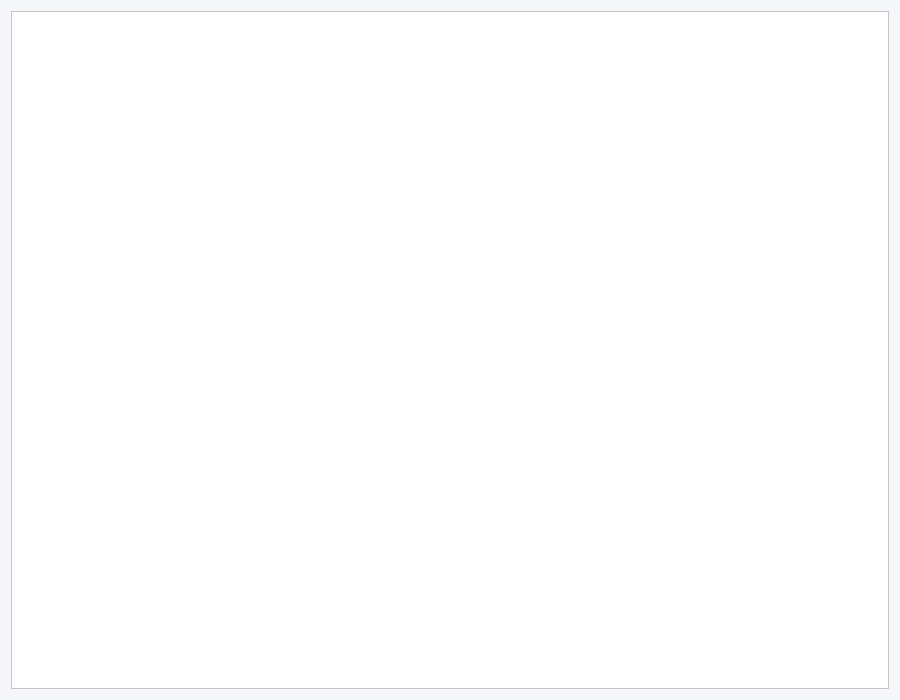
<?xml version="1.0" encoding="UTF-8"?>
<ui version="4.0">
 <class>TableWidget</class>
 <widget class="QWidget" name="TableWidget">
  <property name="geometry">
   <rect>
    <x>0</x>
    <y>0</y>
    <width>900</width>
    <height>700</height>
   </rect>
  </property>
  <property name="windowTitle">
   <string>Сохранённые данные</string>
  </property>
  <property name="styleSheet">
   <string notr="true">QWidget {
  background-color: #f5f7fa; /* Светлый фон */
}

QPushButton {
  background-color: #4a90e2; /* Синий цвет */
  border: 1px solid #4a90e2;
  color: white;
  border-radius: 10px;
  padding: 5px 10px;
}

/* Наведение */
QPushButton:hover {
  background-color: #357ABD; /* Темно-синий при наведении */
}

/* Нажатие */
QPushButton:pressed {
  background-color: #2A65A0;
}

/* Отключенная кнопка */
QPushButton:disabled {
  background-color: #AFCDEB;
  border: 1px solid #AFCDEB;
  color: #ccc;
}

/* Улучшенный стиль QLabel */
QLabel {
  font-size: 16px; /* Увеличенный шрифт */
  font-weight: bold;
  color: #ffffff; /* Белый цвет текста */
  background-color: #4a90e2; /* Синий фон */
  padding: 6px;
  border-radius: 6px;
  text-align: center;
  font-family: &quot;Segoe UI&quot;, &quot;Arial&quot;, sans-serif; /* Интересный шрифт */
}

/* Стиль QLineEdit */
QLineEdit {
  border: 2px solid #ccc;
  border-radius: 8px;
  padding: 5px;
  background-color: #ecf0f1;
  color: black;
}

/* Улучшенный стиль для QDoubleSpinBox */
QDoubleSpinBox {
  background-color: #E3F2FD;
  border: 2px solid #90CAF9;
  border-radius: 8px;
  padding: 5px;
  color: #0D47A1;
  font-size: 14px;
}

/* Кнопки вверх/вниз */
QDoubleSpinBox::up-button, QDoubleSpinBox::down-button {
  background-color: #BBDEFB;
  border: 1px solid #90CAF9;
  width: 16px;
  border-radius: 4px;
}

/* Читаемые стрелки */
QDoubleSpinBox::up-arrow {
  image: url(:/icons/up-arrow.png); /* Заменить на путь к иконке */
  width: 10px;
  height: 10px;
}

QDoubleSpinBox::down-arrow {
  image: url(:/icons/down-arrow.png); /* Заменить на путь к иконке */
  width: 10px;
  height: 10px;
}
</string>
  </property>
  <layout class="QHBoxLayout" name="horizontalLayout">
   <item>
    <widget class="QTableWidget" name="tableWidget">
     <property name="styleSheet">
      <string notr="true">QTableWidget {
	background-color: white;
	gridline-color: black;
}
QHeaderView::section {
	background-color: lightgray;
	color: black;
	font-weight: bold;
	font-size: 16px;  /* Увеличенный шрифт для заголовков */
}
QTableWidget::item {
	color: black;
	font-size: 14px;  /* Увеличенный шрифт для ячеек */
}
QTableWidget::item:!alternate {
	background-color: white;  /* Белый цвет для нечетных строк */
}
QTableWidget::item:alternate {
	background-color: lightgray;  /* Светло-серый цвет для четных строк */
}</string>
     </property>
    </widget>
   </item>
  </layout>
 </widget>
 <resources/>
 <connections/>
</ui>
